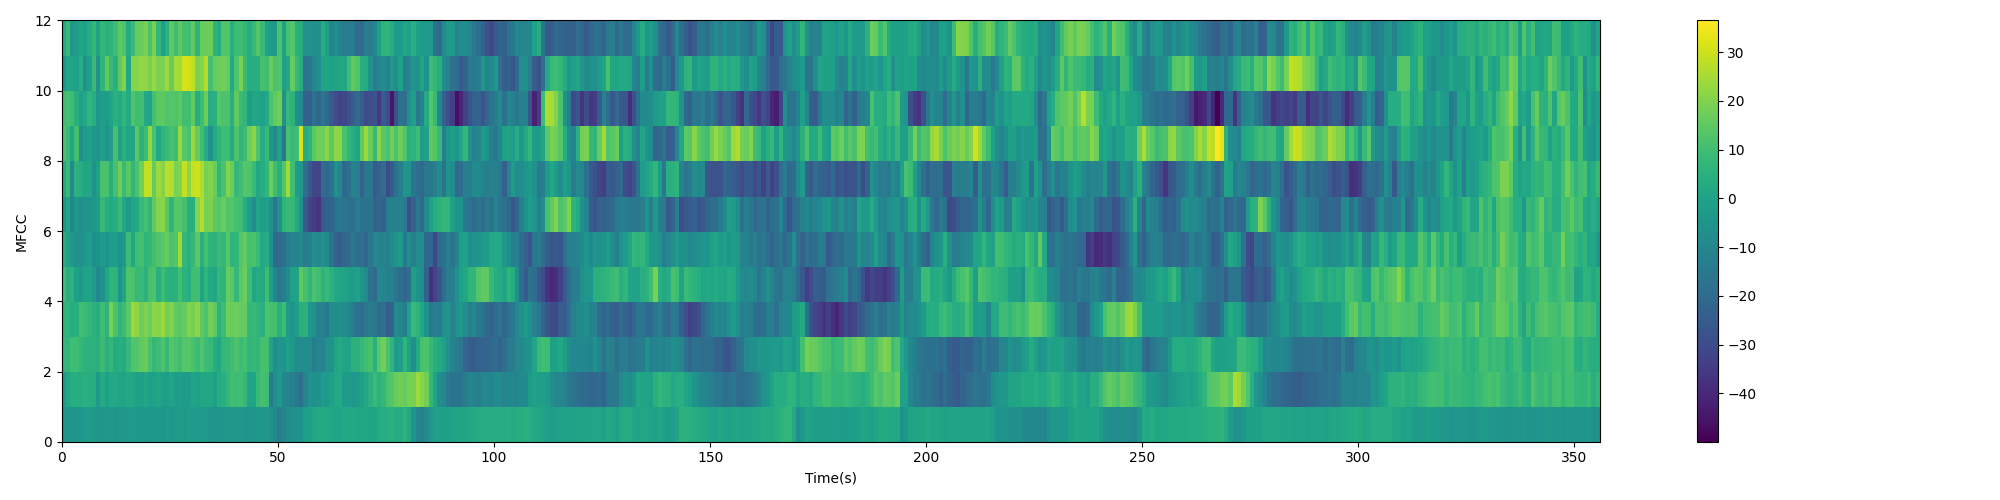

Write the Python code that produced this figure.
import librosa
import numpy as np
from scipy.fftpack import dct
import matplotlib

matplotlib.use('Agg')
import matplotlib.pyplot as plt


def plot_spectrogram(spec, note, file_name):
    """Draw the spectrogram picture
        :param spec: a feature_dim by num_frames array(real)
        :param note: title of the picture
        :param file_name: name of the file
    """
    fig = plt.figure(figsize=(20, 5))
    heatmap = plt.pcolor(spec)
    fig.colorbar(mappable=heatmap)
    plt.xlabel('Time(s)')
    plt.ylabel(note)
    plt.tight_layout()
    plt.savefig(file_name)


def preemphasis(signal, coeff=0.97):
    """Perform preemphasis on the input signal
        :param signal: The signal to filter
        :param coeff: The preemphasis coefficient. 0 is no filter
        :returns: the filtered signal
    """
    return np.append(signal[0], signal[1:] - coeff * signal[:-1])


def enframe(signal, frame_len=400, frame_shift=160, win=None):
    """Enframe with Hamming widow function
        :param signal: The signal be enframed
        :param frame_len: default is 400 / 16000 * 1000 = 25ms
        :param frame_shift: default is 160 / 16000 * 1000 = 10ms
        :param win: window function, default Hamming
        :returns: the enframed signal, num_frames by frame_len array
    """
    win = win or np.hamming(frame_len)
    num_samples = signal.size
    num_frames = np.floor((num_samples - frame_len) / frame_shift) + 1
    frames = np.zeros((int(num_frames), frame_len))
    for i in range(int(num_frames)):
        frames[i, :] = signal[i * frame_shift:i * frame_shift + frame_len]
        frames[i, :] = frames[i, :] * win
    return frames


def get_spectrum(frames, fft_len=512):
    """Get spectrum using fft
        :param frames: the enframed signal, num_frames by frame_len array
        :param fft_len: FFT length
        :returns: spectrum, a num_frames by fft_len/2+1 array (real)
    """
    cFFT = np.fft.fft(frames, n=fft_len)
    valid_len = int(fft_len / 2) + 1
    spectrum = np.abs(cFFT[:, 0:valid_len])
    return spectrum


def fbank(spectrum, sampling_rate, num_filter=23):
    """Get mel filter bank feature from spectrum
        :param spectrum: a num_frames by fft_len/2+1 array(real)
        :param sampling_rate: the sampling rate of the signal
        :param num_filter: mel filters number
        :returns: fbank feature, a num_frames by num_filter array
        DON'T FORGET LOG OPRETION AFTER MEL FILTER!
    """

    def powspec(magspec, fft_len=512):
        """ Compute the power spectrum
            :param magspec: the magnitude spectrum of each frame in frames
            :param fft_len: FFT length
            :returns: the power spectrum of the corresponding frame
        """
        powspec = 1.0 / fft_len * np.square(spectrum)
        return powspec

    def get_filterbanks(sampling_rate, num_filter=23, fft_len=512):
        """ Compute a Mel-filterbank. The filters are stored in the columns, the
        rows correspond to fft bins
            :param sampling_rate: the sampling rate of the signal
            :param num_filter: mel filters number
            :param fft_len: FFT length
            :returns: filterbank, each column holds 1 filter
        """

        def hz2mel(hz):
            """ Convert a value in Hertz to Mels
                :param hz: a value in Hertz
                :returns: a value in Mels
            """
            return 2595 * np.log10(1 + hz / 700.)

        def mel2hz(mel):
            """ Convert a value in Mels to Hertz
                :param hz: a value in Mels
                :returns: a value in Hertz
            """
            return 700 * (10**(mel / 2595.) - 1)

        low_freq = 0  # lowest band edge of mel filters
        high_freq = sampling_rate / 2  # highest band edge of mel filters
        low_mel = hz2mel(low_freq)
        high_mel = hz2mel(high_freq)
        mel_points = np.linspace(low_mel, high_mel, num_filter + 2)
        hz_points = mel2hz(mel_points)
        bins = np.floor(hz_points / high_freq * (fft_len / 2))

        fbank = np.zeros((int(fft_len / 2 + 1), num_filter))
        for m in range(1, num_filter + 1):
            for k in range(int(bins[m - 1]), int(bins[m])):
                fbank[k, m - 1] = (k - bins[m - 1]) / (bins[m] - bins[m - 1])
            for k in range(int(bins[m]), int(bins[m + 1])):
                fbank[k, m - 1] = (bins[m + 1] - k) / (bins[m + 1] - bins[m])
        return fbank

    pspec = powspec(spectrum)
    fbanks = get_filterbanks(sampling_rate)
    feats = np.dot(pspec, fbanks)
    feats = np.log(np.where(feats == 0, np.finfo(float).eps, feats))
    return feats


def mfcc(fbank, num_mfcc=12):
    """Get mfcc feature from fbank feature
        :param fbank: a num_frames by  num_filter array(real)
        :param num_mfcc: mfcc number
        :returns: mfcc feature, a num_frames by num_mfcc array
    """

    def lifter(cepstra, L=22):
        """Apply a cepstral lifter to the matrix of cepstra. This has the effect
        of increasing the magnitude of the high frequency DCT coeffs
            :param cepstra: the matrix (num_frames * num_mfcc) of mel-cepstra
            :param L: the liftering coefficient to use
            :returns: cepstra after liftering
        """
        if L > 0:
            num_mfcc = cepstra.shape[1]
            n = np.arange(num_mfcc)
            lift = 1 + (L / 2.) * np.sin(np.pi * n / L)
            return lift * cepstra
        return cepstra

    feats = np.zeros((fbank.shape[0], num_mfcc))
    feats = dct(fbank, type=2, axis=1, norm='ortho')[:, 1:(num_mfcc + 1)]
    feats = lifter(feats)
    return feats


def write_file(feats, file_name):
    """Write the feature to file
        :param feats: a num_frames by feature_dim array(real)
        :param file_name: name of the file
    """
    f = open(file_name, 'w')
    (row, col) = feats.shape
    for i in range(row):
        f.write('[')
        for j in range(col):
            f.write(str(feats[i, j]) + ' ')
        f.write(']\n')
    f.close()


def main():
    wav, fs = librosa.load('test.wav', sr=None)
    signal = preemphasis(wav)
    frames = enframe(signal)
    spectrum = get_spectrum(frames)

    fbank_feats = fbank(spectrum, fs)
    plot_spectrogram(fbank_feats.T, 'Filter Bank', 'fbank.png')
    write_file(fbank_feats, 'test.fbank')

    mfcc_feats = mfcc(fbank_feats)
    plot_spectrogram(mfcc_feats.T, 'MFCC', 'mfcc.png')
    write_file(mfcc_feats, 'test.mfcc')


if __name__ == '__main__':
    main()
